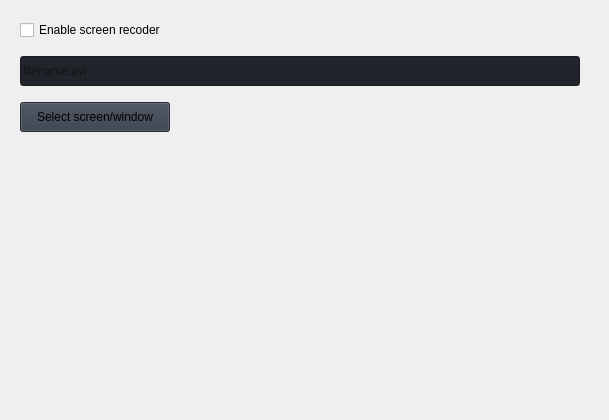
                     <widget class="QWidget" name="screen_recorder">
                      <widget class="QFrame" name="screen_recorder_configuration">
                       <property name="geometry">
                        <rect>
                         <x>0</x>
                         <y>0</y>
                         <width>600</width>
                         <height>411</height>
                        </rect>
                       </property>
                       <property name="maximumSize">
                        <size>
                         <width>600</width>
                         <height>16777215</height>
                        </size>
                       </property>
                       <layout class="QVBoxLayout" name="screen_recorder_configuration_layout">
                        <property name="leftMargin">
                         <number>20</number>
                        </property>
                        <property name="topMargin">
                         <number>20</number>
                        </property>
                        <property name="rightMargin">
                         <number>20</number>
                        </property>
                        <property name="bottomMargin">
                         <number>20</number>
                        </property>
                        <item>
                         <layout class="QVBoxLayout" name="screen_recorder_configuration_box">
                          <item>
                           <layout class="QHBoxLayout" name="horizontalLayout_7">
                            <property name="bottomMargin">
                             <number>0</number>
                            </property>
                            <item>
                             <widget class="QCheckBox" name="enable_screen_recorder">
                              <property name="text">
                               <string>Enable screen recoder</string>
                              </property>
                             </widget>
                            </item>
                           </layout>
                          </item>
                          <item>
                           <spacer name="screen_recorder_top_vertical_spacer">
                            <property name="orientation">
                             <enum>Qt::Vertical</enum>
                            </property>
                            <property name="sizeType">
                             <enum>QSizePolicy::Fixed</enum>
                            </property>
                            <property name="sizeHint" stdset="0">
                             <size>
                              <width>20</width>
                              <height>10</height>
                             </size>
                            </property>
                           </spacer>
                          </item>
                          <item>
                           <widget class="QLineEdit" name="screen_recorder_filename">
                            <property name="minimumSize">
                             <size>
                              <width>0</width>
                              <height>30</height>
                             </size>
                            </property>
                            <property name="styleSheet">
                             <string notr="true">background-color: rgb(33, 37, 43);</string>
                            </property>
                            <property name="placeholderText">
                             <string>filename.avi</string>
                            </property>
                           </widget>
                          </item>
                          <item>
                           <layout class="QHBoxLayout" name="select_screen_window_container">
                            <property name="spacing">
                             <number>10</number>
                            </property>
                            <property name="sizeConstraint">
                             <enum>QLayout::SetDefaultConstraint</enum>
                            </property>
                            <property name="leftMargin">
                             <number>0</number>
                            </property>
                            <property name="topMargin">
                             <number>10</number>
                            </property>
                            <property name="bottomMargin">
                             <number>0</number>
                            </property>
                            <item>
                             <widget class="QPushButton" name="select_screen_window_button">
                              <property name="enabled">
                               <bool>true</bool>
                              </property>
                              <property name="minimumSize">
                               <size>
                                <width>150</width>
                                <height>30</height>
                               </size>
                              </property>
                              <property name="cursor">
                               <cursorShape>PointingHandCursor</cursorShape>
                              </property>
                              <property name="styleSheet">
                               <string notr="true">QPushButton {
	background-color: rgb(52, 59, 72);
}
QPushButton::disabled {background-color: rgb(52, 59, 72); color: rgba(255, 255, 255, 10%) }</string>
                              </property>
                              <property name="text">
                               <string>Select screen/window</string>
                              </property>
                             </widget>
                            </item>
                            <item>
                             <spacer name="select_screen_window_spacer">
                              <property name="orientation">
                               <enum>Qt::Horizontal</enum>
                              </property>
                              <property name="sizeHint" stdset="0">
                               <size>
                                <width>5</width>
                                <height>20</height>
                               </size>
                              </property>
                             </spacer>
                            </item>
                           </layout>
                          </item>
                          <item>
                           <spacer name="screen_recorder_bottom_vertical_spacer">
                            <property name="orientation">
                             <enum>Qt::Vertical</enum>
                            </property>
                            <property name="sizeHint" stdset="0">
                             <size>
                              <width>20</width>
                              <height>40</height>
                             </size>
                            </property>
                           </spacer>
                          </item>
                         </layout>
                        </item>
                       </layout>
                      </widget>
                     </widget>
